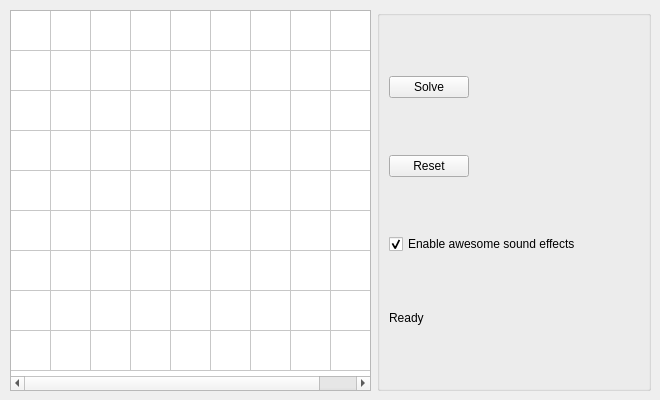
<?xml version="1.0" encoding="UTF-8"?>
<ui version="4.0">
 <class>MainWindow</class>
 <widget class="QMainWindow" name="MainWindow">
  <property name="enabled">
   <bool>true</bool>
  </property>
  <property name="geometry">
   <rect>
    <x>0</x>
    <y>0</y>
    <width>660</width>
    <height>400</height>
   </rect>
  </property>
  <property name="sizePolicy">
   <sizepolicy hsizetype="Expanding" vsizetype="Expanding">
    <horstretch>0</horstretch>
    <verstretch>0</verstretch>
   </sizepolicy>
  </property>
  <property name="windowTitle">
   <string>Sudoku Solver</string>
  </property>
  <property name="layoutDirection">
   <enum>Qt::LeftToRight</enum>
  </property>
  <property name="documentMode">
   <bool>false</bool>
  </property>
  <widget class="QWidget" name="centralwidget">
   <widget class="QWidget" name="layoutWidget">
    <property name="geometry">
     <rect>
      <x>10</x>
      <y>10</y>
      <width>641</width>
      <height>381</height>
     </rect>
    </property>
    <layout class="QHBoxLayout" name="horizontalLayout">
     <property name="sizeConstraint">
      <enum>QLayout::SetDefaultConstraint</enum>
     </property>
     <item>
      <widget class="QTableWidget" name="sudokuTable">
       <property name="sizePolicy">
        <sizepolicy hsizetype="Expanding" vsizetype="Expanding">
         <horstretch>0</horstretch>
         <verstretch>0</verstretch>
        </sizepolicy>
       </property>
       <property name="font">
        <font>
         <pointsize>11</pointsize>
         <weight>75</weight>
         <bold>true</bold>
        </font>
       </property>
       <property name="styleSheet">
        <string notr="true"/>
       </property>
       <property name="frameShape">
        <enum>QFrame::StyledPanel</enum>
       </property>
       <property name="frameShadow">
        <enum>QFrame::Plain</enum>
       </property>
       <property name="lineWidth">
        <number>1</number>
       </property>
       <property name="midLineWidth">
        <number>0</number>
       </property>
       <property name="verticalScrollBarPolicy">
        <enum>Qt::ScrollBarAsNeeded</enum>
       </property>
       <property name="sizeAdjustPolicy">
        <enum>QAbstractScrollArea::AdjustIgnored</enum>
       </property>
       <property name="alternatingRowColors">
        <bool>false</bool>
       </property>
       <property name="selectionMode">
        <enum>QAbstractItemView::NoSelection</enum>
       </property>
       <property name="textElideMode">
        <enum>Qt::ElideMiddle</enum>
       </property>
       <property name="verticalScrollMode">
        <enum>QAbstractItemView::ScrollPerPixel</enum>
       </property>
       <property name="gridStyle">
        <enum>Qt::SolidLine</enum>
       </property>
       <property name="cornerButtonEnabled">
        <bool>true</bool>
       </property>
       <property name="rowCount">
        <number>9</number>
       </property>
       <property name="columnCount">
        <number>9</number>
       </property>
       <attribute name="horizontalHeaderVisible">
        <bool>false</bool>
       </attribute>
       <attribute name="horizontalHeaderCascadingSectionResizes">
        <bool>false</bool>
       </attribute>
       <attribute name="horizontalHeaderMinimumSectionSize">
        <number>40</number>
       </attribute>
       <attribute name="horizontalHeaderDefaultSectionSize">
        <number>40</number>
       </attribute>
       <attribute name="verticalHeaderVisible">
        <bool>false</bool>
       </attribute>
       <attribute name="verticalHeaderMinimumSectionSize">
        <number>40</number>
       </attribute>
       <attribute name="verticalHeaderDefaultSectionSize">
        <number>40</number>
       </attribute>
       <row/>
       <row/>
       <row/>
       <row/>
       <row/>
       <row/>
       <row/>
       <row/>
       <row/>
       <column/>
       <column/>
       <column/>
       <column/>
       <column/>
       <column/>
       <column/>
       <column/>
       <column/>
       <item row="0" column="0">
        <property name="text">
         <string/>
        </property>
        <property name="font">
         <font>
          <weight>75</weight>
          <bold>true</bold>
         </font>
        </property>
        <property name="textAlignment">
         <set>AlignCenter</set>
        </property>
       </item>
       <item row="0" column="1">
        <property name="textAlignment">
         <set>AlignCenter</set>
        </property>
       </item>
       <item row="0" column="2">
        <property name="textAlignment">
         <set>AlignCenter</set>
        </property>
       </item>
       <item row="0" column="3">
        <property name="textAlignment">
         <set>AlignCenter</set>
        </property>
       </item>
       <item row="0" column="4">
        <property name="text">
         <string/>
        </property>
        <property name="textAlignment">
         <set>AlignCenter</set>
        </property>
       </item>
       <item row="0" column="5">
        <property name="textAlignment">
         <set>AlignCenter</set>
        </property>
       </item>
       <item row="0" column="6">
        <property name="textAlignment">
         <set>AlignCenter</set>
        </property>
       </item>
       <item row="0" column="7">
        <property name="textAlignment">
         <set>AlignCenter</set>
        </property>
       </item>
       <item row="0" column="8">
        <property name="textAlignment">
         <set>AlignCenter</set>
        </property>
       </item>
       <item row="1" column="0">
        <property name="text">
         <string/>
        </property>
        <property name="textAlignment">
         <set>AlignCenter</set>
        </property>
       </item>
       <item row="1" column="1">
        <property name="textAlignment">
         <set>AlignCenter</set>
        </property>
       </item>
       <item row="1" column="2">
        <property name="textAlignment">
         <set>AlignCenter</set>
        </property>
       </item>
       <item row="1" column="3">
        <property name="textAlignment">
         <set>AlignCenter</set>
        </property>
       </item>
       <item row="1" column="4">
        <property name="textAlignment">
         <set>AlignCenter</set>
        </property>
       </item>
       <item row="1" column="5">
        <property name="textAlignment">
         <set>AlignCenter</set>
        </property>
       </item>
       <item row="1" column="6">
        <property name="textAlignment">
         <set>AlignCenter</set>
        </property>
       </item>
       <item row="1" column="7">
        <property name="text">
         <string/>
        </property>
        <property name="textAlignment">
         <set>AlignCenter</set>
        </property>
       </item>
       <item row="1" column="8">
        <property name="textAlignment">
         <set>AlignCenter</set>
        </property>
       </item>
       <item row="2" column="0">
        <property name="textAlignment">
         <set>AlignCenter</set>
        </property>
       </item>
       <item row="2" column="1">
        <property name="textAlignment">
         <set>AlignCenter</set>
        </property>
       </item>
       <item row="2" column="2">
        <property name="textAlignment">
         <set>AlignCenter</set>
        </property>
       </item>
       <item row="2" column="3">
        <property name="textAlignment">
         <set>AlignCenter</set>
        </property>
       </item>
       <item row="2" column="4">
        <property name="textAlignment">
         <set>AlignCenter</set>
        </property>
       </item>
       <item row="2" column="5">
        <property name="textAlignment">
         <set>AlignCenter</set>
        </property>
       </item>
       <item row="2" column="6">
        <property name="textAlignment">
         <set>AlignCenter</set>
        </property>
       </item>
       <item row="2" column="7">
        <property name="textAlignment">
         <set>AlignCenter</set>
        </property>
       </item>
       <item row="2" column="8">
        <property name="textAlignment">
         <set>AlignCenter</set>
        </property>
       </item>
       <item row="3" column="0">
        <property name="textAlignment">
         <set>AlignCenter</set>
        </property>
       </item>
       <item row="3" column="1">
        <property name="textAlignment">
         <set>AlignCenter</set>
        </property>
       </item>
       <item row="3" column="2">
        <property name="textAlignment">
         <set>AlignCenter</set>
        </property>
       </item>
       <item row="3" column="3">
        <property name="textAlignment">
         <set>AlignCenter</set>
        </property>
       </item>
       <item row="3" column="4">
        <property name="textAlignment">
         <set>AlignCenter</set>
        </property>
       </item>
       <item row="3" column="5">
        <property name="textAlignment">
         <set>AlignCenter</set>
        </property>
       </item>
       <item row="3" column="6">
        <property name="textAlignment">
         <set>AlignCenter</set>
        </property>
       </item>
       <item row="3" column="7">
        <property name="textAlignment">
         <set>AlignCenter</set>
        </property>
       </item>
       <item row="3" column="8">
        <property name="textAlignment">
         <set>AlignCenter</set>
        </property>
       </item>
       <item row="4" column="0">
        <property name="textAlignment">
         <set>AlignCenter</set>
        </property>
       </item>
       <item row="4" column="1">
        <property name="textAlignment">
         <set>AlignCenter</set>
        </property>
       </item>
       <item row="4" column="2">
        <property name="textAlignment">
         <set>AlignCenter</set>
        </property>
       </item>
       <item row="4" column="3">
        <property name="textAlignment">
         <set>AlignCenter</set>
        </property>
       </item>
       <item row="4" column="4">
        <property name="textAlignment">
         <set>AlignCenter</set>
        </property>
       </item>
       <item row="4" column="5">
        <property name="textAlignment">
         <set>AlignCenter</set>
        </property>
       </item>
       <item row="4" column="6">
        <property name="textAlignment">
         <set>AlignCenter</set>
        </property>
       </item>
       <item row="4" column="7">
        <property name="textAlignment">
         <set>AlignCenter</set>
        </property>
       </item>
       <item row="4" column="8">
        <property name="text">
         <string/>
        </property>
        <property name="textAlignment">
         <set>AlignCenter</set>
        </property>
       </item>
       <item row="5" column="0">
        <property name="textAlignment">
         <set>AlignCenter</set>
        </property>
       </item>
       <item row="5" column="1">
        <property name="textAlignment">
         <set>AlignCenter</set>
        </property>
       </item>
       <item row="5" column="2">
        <property name="textAlignment">
         <set>AlignCenter</set>
        </property>
       </item>
       <item row="5" column="3">
        <property name="textAlignment">
         <set>AlignCenter</set>
        </property>
       </item>
       <item row="5" column="4">
        <property name="textAlignment">
         <set>AlignCenter</set>
        </property>
       </item>
       <item row="5" column="5">
        <property name="textAlignment">
         <set>AlignCenter</set>
        </property>
       </item>
       <item row="5" column="6">
        <property name="textAlignment">
         <set>AlignCenter</set>
        </property>
       </item>
       <item row="5" column="7">
        <property name="textAlignment">
         <set>AlignCenter</set>
        </property>
       </item>
       <item row="5" column="8">
        <property name="textAlignment">
         <set>AlignCenter</set>
        </property>
       </item>
       <item row="6" column="0">
        <property name="textAlignment">
         <set>AlignCenter</set>
        </property>
       </item>
       <item row="6" column="1">
        <property name="textAlignment">
         <set>AlignCenter</set>
        </property>
       </item>
       <item row="6" column="2">
        <property name="textAlignment">
         <set>AlignCenter</set>
        </property>
       </item>
       <item row="6" column="3">
        <property name="textAlignment">
         <set>AlignCenter</set>
        </property>
       </item>
       <item row="6" column="4">
        <property name="textAlignment">
         <set>AlignCenter</set>
        </property>
       </item>
       <item row="6" column="5">
        <property name="textAlignment">
         <set>AlignCenter</set>
        </property>
       </item>
       <item row="6" column="6">
        <property name="textAlignment">
         <set>AlignCenter</set>
        </property>
       </item>
       <item row="6" column="7">
        <property name="textAlignment">
         <set>AlignCenter</set>
        </property>
       </item>
       <item row="6" column="8">
        <property name="textAlignment">
         <set>AlignCenter</set>
        </property>
       </item>
       <item row="7" column="0">
        <property name="textAlignment">
         <set>AlignCenter</set>
        </property>
       </item>
       <item row="7" column="1">
        <property name="textAlignment">
         <set>AlignCenter</set>
        </property>
       </item>
       <item row="7" column="2">
        <property name="textAlignment">
         <set>AlignCenter</set>
        </property>
       </item>
       <item row="7" column="3">
        <property name="textAlignment">
         <set>AlignCenter</set>
        </property>
       </item>
       <item row="7" column="4">
        <property name="text">
         <string/>
        </property>
        <property name="textAlignment">
         <set>AlignCenter</set>
        </property>
       </item>
       <item row="7" column="5">
        <property name="textAlignment">
         <set>AlignCenter</set>
        </property>
       </item>
       <item row="7" column="6">
        <property name="textAlignment">
         <set>AlignCenter</set>
        </property>
       </item>
       <item row="7" column="7">
        <property name="textAlignment">
         <set>AlignCenter</set>
        </property>
       </item>
       <item row="7" column="8">
        <property name="textAlignment">
         <set>AlignCenter</set>
        </property>
       </item>
       <item row="8" column="0">
        <property name="textAlignment">
         <set>AlignCenter</set>
        </property>
       </item>
       <item row="8" column="1">
        <property name="textAlignment">
         <set>AlignCenter</set>
        </property>
       </item>
       <item row="8" column="2">
        <property name="textAlignment">
         <set>AlignCenter</set>
        </property>
       </item>
       <item row="8" column="3">
        <property name="textAlignment">
         <set>AlignCenter</set>
        </property>
       </item>
       <item row="8" column="4">
        <property name="textAlignment">
         <set>AlignCenter</set>
        </property>
       </item>
       <item row="8" column="5">
        <property name="textAlignment">
         <set>AlignCenter</set>
        </property>
       </item>
       <item row="8" column="6">
        <property name="textAlignment">
         <set>AlignCenter</set>
        </property>
       </item>
       <item row="8" column="7">
        <property name="textAlignment">
         <set>AlignCenter</set>
        </property>
       </item>
       <item row="8" column="8">
        <property name="textAlignment">
         <set>AlignCenter</set>
        </property>
       </item>
      </widget>
     </item>
     <item>
      <widget class="QGroupBox" name="groupBox">
       <layout class="QVBoxLayout" name="verticalLayout">
        <item>
         <widget class="QPushButton" name="solveButton">
          <property name="sizePolicy">
           <sizepolicy hsizetype="Fixed" vsizetype="Fixed">
            <horstretch>0</horstretch>
            <verstretch>0</verstretch>
           </sizepolicy>
          </property>
          <property name="text">
           <string>Solve</string>
          </property>
         </widget>
        </item>
        <item>
         <widget class="QPushButton" name="resetButton">
          <property name="sizePolicy">
           <sizepolicy hsizetype="Fixed" vsizetype="Fixed">
            <horstretch>0</horstretch>
            <verstretch>0</verstretch>
           </sizepolicy>
          </property>
          <property name="text">
           <string>Reset</string>
          </property>
         </widget>
        </item>
        <item>
         <widget class="QCheckBox" name="effectsCheckBox">
          <property name="sizePolicy">
           <sizepolicy hsizetype="Minimum" vsizetype="Fixed">
            <horstretch>0</horstretch>
            <verstretch>0</verstretch>
           </sizepolicy>
          </property>
          <property name="text">
           <string>Enable awesome sound effects</string>
          </property>
          <property name="checked">
           <bool>true</bool>
          </property>
         </widget>
        </item>
        <item>
         <widget class="QLabel" name="resultLabel">
          <property name="sizePolicy">
           <sizepolicy hsizetype="Fixed" vsizetype="Fixed">
            <horstretch>0</horstretch>
            <verstretch>0</verstretch>
           </sizepolicy>
          </property>
          <property name="minimumSize">
           <size>
            <width>250</width>
            <height>0</height>
           </size>
          </property>
          <property name="text">
           <string>Ready</string>
          </property>
          <property name="textFormat">
           <enum>Qt::RichText</enum>
          </property>
          <property name="alignment">
           <set>Qt::AlignBottom|Qt::AlignLeading|Qt::AlignLeft</set>
          </property>
         </widget>
        </item>
       </layout>
      </widget>
     </item>
    </layout>
   </widget>
  </widget>
 </widget>
 <resources/>
 <connections/>
</ui>
